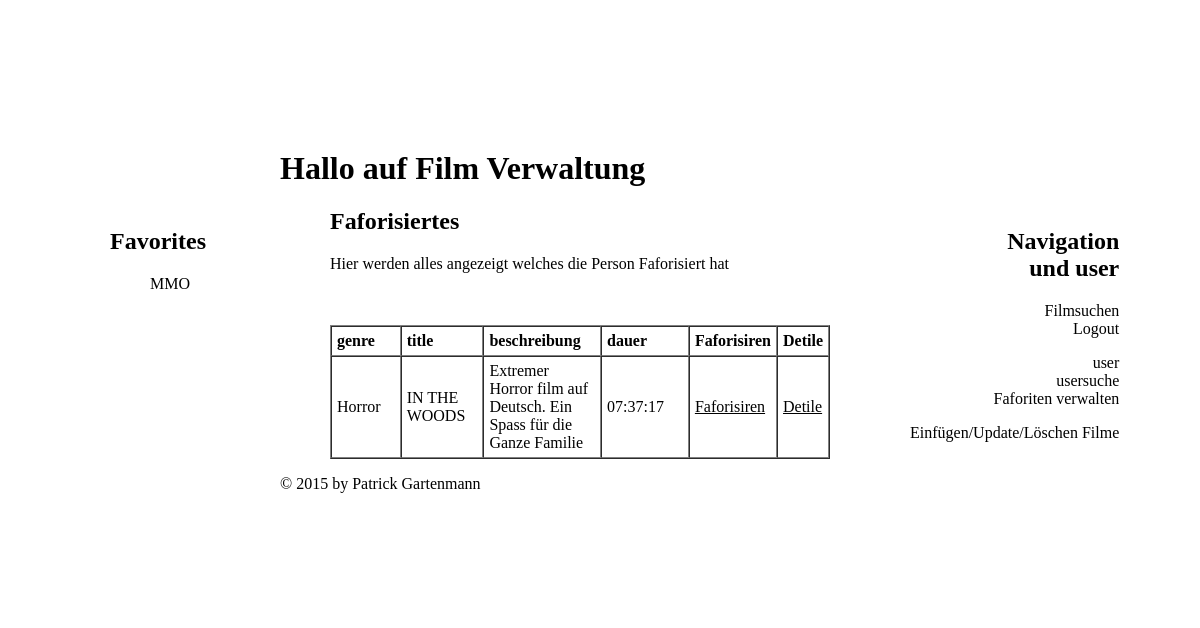
Page /film/faforituser.php?uid=7 (signed in) on the committed database.
### tables this page shows
CREATE TABLE `tblfilm` (
  `film_id` int(11) NOT NULL,
  `genre` varchar(255) DEFAULT NULL,
  `userfk` int(11) DEFAULT NULL,
  `title` varchar(32) DEFAULT NULL,
  `beschreibung` text,
  `dauer` time DEFAULT NULL,
  `filmname` varchar(255) DEFAULT NULL
);

### Film/faforituser.php (the view, shortened to what this page needs)
<?php
require_once 'includes/head.php';
?>
			<section class="center" a>
				<h2>Faforisiertes</h2>
				<p>Hier werden alles angezeigt welches die Person Faforisiert hat</p>
				<form method="post">
				<?php
					include 'php/connectphp.php';
					if (isset($_GET['uid'])) {
						$uid = $_GET['uid'];
					}
					$sql = "SELECT * FROM `tblfilm`
					INNER JOIN (`tblfavoriten`
					INNER JOIN `tbluser`
					ON `tblfavoriten`.userfk = tbluser.user_id)
					ON `tblfilm`.film_id = `tblfavoriten`.filmfk
					WHERE user_id = $uid;";
					$result = $db->query($sql);
				?>
				<br><br><table border="1" cellpadding="5" cellspacing="0">
					<tr style="text-align: left;">
						<th style="width: 150px;">genre</th>
						<th style="width: 150px;">title</th>
						<th style="width: 200px;">beschreibung</th>
						<th style="width: 200px;">dauer</th>
						<th>Faforisiren</th>
						<th>Detile</th>
					</tr>
					<?php
					while ($row = $result->fetch_object()) {
						$genre = htmlentities($row->genre, ENT_QUOTES, "UTF-8");
						$title = htmlentities($row->title, ENT_QUOTES, "UTF-8");
						$beschreibung = htmlentities($row->beschreibung, ENT_QUOTES, "UTF-8");
						$dauer = htmlentities($row->dauer, ENT_QUOTES, "UTF-8");
					?>
					<tr style="text-align: left;">
						<td><?php echo $genre; ?></td>
						<td><?php echo $title; ?></td>
						<td><?php echo $beschreibung; ?></td>
						<td><?php echo $dauer; ?></td>
						<td><a href="php/faforitphp.php?id=<?php echo $film_id; ?>">Faforisiren</a></td>
						<td><a href="/film/filmdetile.php?id=<?php echo $film_id; ?>">Detile</a></td>
					</tr>
					<?php
					}
					?>
					</table>
				</form>
<?php
require_once 'includes/footer.php';
?>

### Film/includes/head.php (shortened to what this page needs)
<!DOCTYPE html>
<html>
    <head>
		<link href="styles.css" rel="stylesheet">
    </head>
    <body class="body1">
		<div class="body2">
			<header>
				<h1 class="center2">Hallo auf Film Verwaltung</h1>
			</header>
			<nav class="right">
				<div>
					<h2>Navigation <br>und user</h2>
				</div>
				<ul class="loeschen">
					<li><a href="filmsuche.php">Filmsuchen</a></li>
					<li><a href="php/logoutphp.php">Logout</a></li>
				</ul>
				<ul class="loeschen">
					<li><a href="user.php">user</a></li>
					<li><a href="usersuche.php">usersuche</a></li>
					<li><a href="fafver.php">Faforiten verwalten</a></li>
				</ul>
				<ul class="loeschen">
					<li><a href="manage.php">Einfügen/Update/Löschen Filme</a></li>
				</ul>
			</nav>
			<nav class="left">
				<h2>Favorites</h2>
				<ul class="loeschen">
				<?php
				include 'php/connectphp.php';
				$userid = $_SESSION['userid'];
				$sql = "SELECT * FROM `tblfilm`
				INNER JOIN (`tblfavoriten`
				INNER JOIN `tbluser`
				ON `tblfavoriten`.userfk = tbluser.user_id)
				ON `tblfilm`.film_id = `tblfavoriten`.filmfk
				WHERE user_id = $userid;";
				$result = $db->query($sql);
				?>
					<?php
					while ($row = $result->fetch_object()) {
						$film_id = $row->film_id;
						$title = htmlentities($row->title, ENT_QUOTES, "UTF-8");
						?>
						<tr>
							<li><a href="/film/filmdetile.php?fid=<?php echo $film_id; ?>"><?php echo $title ?></a></li>
						</tr>
						<?php
					}
					?>
				</ul>
			</nav>

### Film/styles.css (style rules this page uses)
@media screen and (min-width:1001px) { .center { margin-left: 250px; text-decoration: none; max-width: 500px; } }
@media screen and (min-width:1001px) { .left { position: fixed; margin-left: 30px; text-align: left; text-decoration:none; } }
@media screen and (min-width:1001px) { .right { position: fixed; margin-left: 790px; display: block; text-align: right; list-style-type: none; color: black; } }
@media screen and (min-width:1001px) { li a { text-decoration:none; } }
@media screen and (min-width:1001px) { .center2 { margin-left: 200px; } }
@media screen and (min-width:1001px) { nav { color: rgb(0,0,0); } }
@media screen and (min-width:1001px) { .body2 { background-color: rgba(255,255,255,0.7); margin-top: 150px; min-height: 450px; } }
.loeschen { list-style-type: none; text-decoration: none; color: #000000; }
a { color: black; }
.body1 { background: url(bilder/film.png) no-repeat fixed 0 0 / cover; }
body > div { max-width: 1040px; margin: 0 auto; }
.body2 { background-color: rgba(255,255,255,0.7); }

### rows in the picture
tblfilm: title "MMO"
tblfilm: genre "Horror", title "IN THE WOODS", beschreibung "Extremer Horror film auf Deutsch. Ein Spass für die Ganze Familie", dauer "07:37:17"
